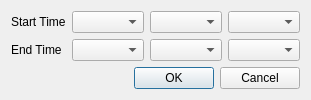
<?xml version="1.0" encoding="UTF-8"?>
<ui version="4.0">
 <class>DialogCropTime</class>
 <widget class="QDialog" name="DialogCropTime">
  <property name="geometry">
   <rect>
    <x>0</x>
    <y>0</y>
    <width>269</width>
    <height>100</height>
   </rect>
  </property>
  <property name="windowTitle">
   <string>Dialog</string>
  </property>
  <layout class="QVBoxLayout" name="verticalLayout">
   <item>
    <layout class="QGridLayout" name="gridLayout">
     <item row="0" column="0">
      <widget class="QLabel" name="label">
       <property name="text">
        <string>Start Time</string>
       </property>
      </widget>
     </item>
     <item row="1" column="0">
      <widget class="QLabel" name="label_2">
       <property name="text">
        <string>End Time</string>
       </property>
      </widget>
     </item>
     <item row="0" column="1">
      <widget class="QComboBox" name="spStartH"/>
     </item>
     <item row="0" column="2">
      <widget class="QComboBox" name="spStartM"/>
     </item>
     <item row="0" column="3">
      <widget class="QComboBox" name="spStartS"/>
     </item>
     <item row="1" column="1">
      <widget class="QComboBox" name="spEndH"/>
     </item>
     <item row="1" column="2">
      <widget class="QComboBox" name="spEndM"/>
     </item>
     <item row="1" column="3">
      <widget class="QComboBox" name="spEndS"/>
     </item>
    </layout>
   </item>
   <item>
    <layout class="QHBoxLayout" name="horizontalLayout">
     <item>
      <spacer name="horizontalSpacer">
       <property name="orientation">
        <enum>Qt::Horizontal</enum>
       </property>
       <property name="sizeHint" stdset="0">
        <size>
         <width>40</width>
         <height>20</height>
        </size>
       </property>
      </spacer>
     </item>
     <item>
      <widget class="QPushButton" name="btnOK">
       <property name="text">
        <string>OK</string>
       </property>
      </widget>
     </item>
     <item>
      <widget class="QPushButton" name="btnCancel">
       <property name="text">
        <string>Cancel</string>
       </property>
      </widget>
     </item>
    </layout>
   </item>
  </layout>
 </widget>
 <resources/>
 <connections/>
</ui>
